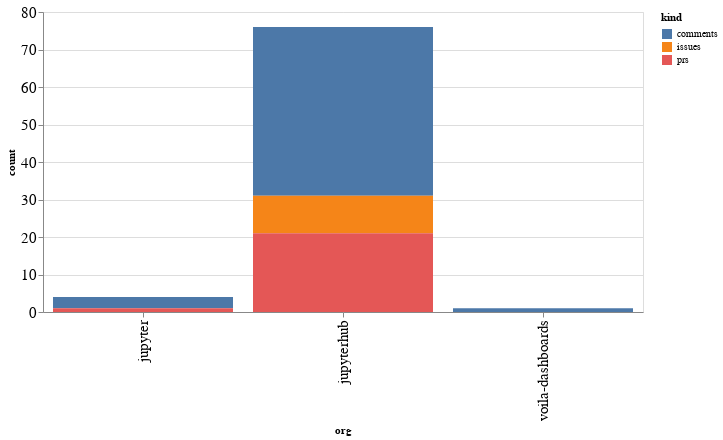

The notebook cell this image was saved under:
### Code cell
alt.Chart(org_summaries, width=600).mark_bar().encode(
    x='org',
    y='count',
    color='kind',
    tooltip="org"
)

### Figure 1 — Vega-Lite specification as saved in the notebook (floating-point values rounded to 4 significant figures)
{"config": {"axisLeft": {"labelFontSize": 15}, "axisBottom": {"labelFontSize": 15}}, "data": {"name": "data-6c31c415741c7bc8f2727993cd6c1883"}, "mark": "bar", "encoding": {"color": {"type": "nominal", "field": "kind"}, "tooltip": {"type": "nominal", "field": "org"}, "x": {"type": "nominal", "field": "org"}, "y": {"type": "quantitative", "field": "count"}}, "width": 600, "$schema": "https://vega.github.io/schema/vega-lite/v4.8.1.json", "datasets": {"data-6c31c415741c7bc8f2727993cd6c1883": [{"org": "jupyter", "kind": "comments", "count": 3}, {"org": "jupyter", "kind": "prs", "count": 1}, {"org": "jupyterhub", "kind": "comments", "count": 45}, {"org": "jupyterhub", "kind": "issues", "count": 10}, {"org": "jupyterhub", "kind": "prs", "count": 21}, {"org": "voila-dashboards", "kind": "comments", "count": 1}]}}
